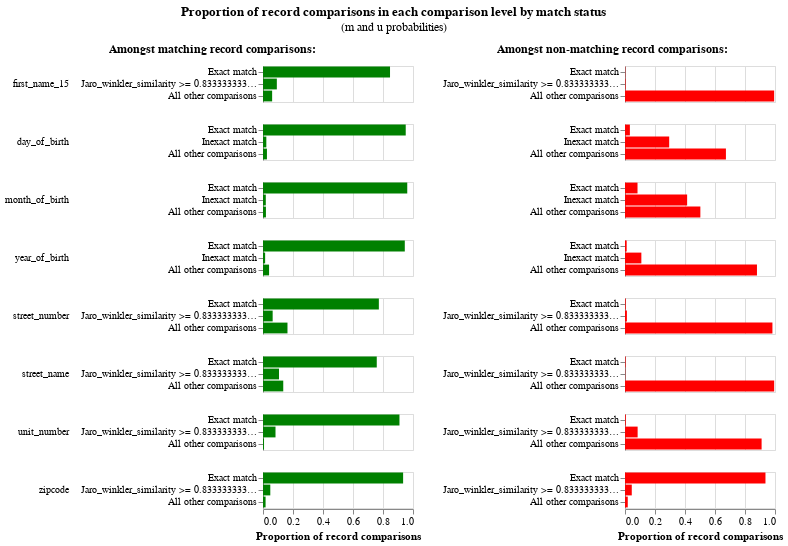

Write notebook code for a chart like this one.
### Code cell
em_session_2.m_u_values_interactive_history_chart()

### Figure 1 — Vega-Lite specification as saved in the notebook (floating-point values rounded to 4 significant figures; data arrays with more than 128 entries replaced by an {"elided": "..."} marker saying what was removed)
{"config": {"view": {"continuousWidth": 300, "continuousHeight": 300, "discreteHeight": 300, "discreteWidth": 400}, "header": {"title": null}, "title": {"anchor": "middle", "offset": 10}}, "hconcat": [{"mark": "bar", "encoding": {"color": {"value": "green"}, "row": {"field": "comparison_name", "header": {"labelAlign": "left", "labelAnchor": "middle", "labelAngle": 0}, "sort": {"field": "comparison_sort_order"}, "type": "nominal"}, "tooltip": [{"field": "m_probability_description", "title": "m probability description", "type": "nominal"}, {"field": "comparison_name", "title": "Comparison column name", "type": "nominal"}, {"field": "label_for_charts", "title": "Label", "type": "ordinal"}, {"field": "sql_condition", "title": "SQL condition", "type": "nominal"}, {"field": "m_probability", "format": ".4p", "title": "m probability", "type": "quantitative"}, {"field": "u_probability", "format": ".4p", "title": "u probability", "type": "quantitative"}, {"field": "bayes_factor", "format": ",.4f", "title": "Bayes factor = m/u", "type": "quantitative"}, {"field": "log2_bayes_factor", "format": ",.4f", "title": "Match weight = log2(m/u)", "type": "quantitative"}], "x": {"axis": {"title": "Proportion of record comparisons"}, "field": "m_probability", "type": "quantitative"}, "y": {"axis": {"title": null}, "field": "label_for_charts", "sort": {"field": "comparison_vector_value", "order": "descending"}, "type": "nominal"}}, "height": {"step": 12}, "resolve": {"scale": {"y": "independent"}}, "title": {"text": "Amongst matching record comparisons:", "fontSize": 12, "fontWeight": "bold"}, "transform": [{"filter": "(datum.bayes_factor != 'no-op filter due to vega lite issue 4680')"}], "width": 150}, {"mark": "bar", "encoding": {"color": {"value": "red"}, "row": {"field": "comparison_name", "header": {"labels": false}, "sort": {"field": "comparison_sort_order"}, "type": "nominal"}, "tooltip": [{"field": "u_probability_description", "title": "u probability description", "type": "nominal"}, {"field": "comparison_name", "title": "Comparison column name", "type": "nominal"}, {"field": "label_for_charts", "title": "Label", "type": "ordinal"}, {"field": "sql_condition", "title": "SQL condition", "type": "nominal"}, {"field": "m_probability", "format": ".4p", "title": "m probability", "type": "quantitative"}, {"field": "u_probability", "format": ".4p", "title": "u probability", "type": "quantitative"}, {"field": "bayes_factor", "format": ",.4f", "title": "Bayes factor = m/u", "type": "quantitative"}, {"field": "log2_bayes_factor", "format": ",.4f", "title": "Match weight = log2(m/u)", "type": "quantitative"}], "x": {"axis": {"title": "Proportion of record comparisons"}, "field": "u_probability", "type": "quantitative"}, "y": {"axis": {"title": null}, "field": "label_for_charts", "sort": {"field": "comparison_vector_value", "order": "descending"}, "type": "nominal"}}, "height": {"step": 12}, "resolve": {"scale": {"y": "independent"}}, "title": {"text": "Amongst non-matching record comparisons:", "fontSize": 12, "fontWeight": "bold"}, "transform": [{"filter": "(datum.bayes_factor != 'no-op filter2 due to vega lite issue 4680')"}], "width": 150}], "data": {"name": "data-4a7eac57ac8ab9d445025074cb2233a6"}, "params": [{"name": "iteration_number", "bind": {"input": "range", "max": 5, "min": 0, "step": 1}, "value": 5}], "title": {"text": "Proportion of record comparisons in each comparison level by match status", "subtitle": "(m and u probabilities)"}, "transform": [{"filter": "(datum.iteration == iteration_number)"}], "$schema": "https://vega.github.io/schema/vega-lite/v5.9.3.json", "datasets": {"data-4a7eac57ac8ab9d445025074cb2233a6": {"elided": "144 records"}}}
